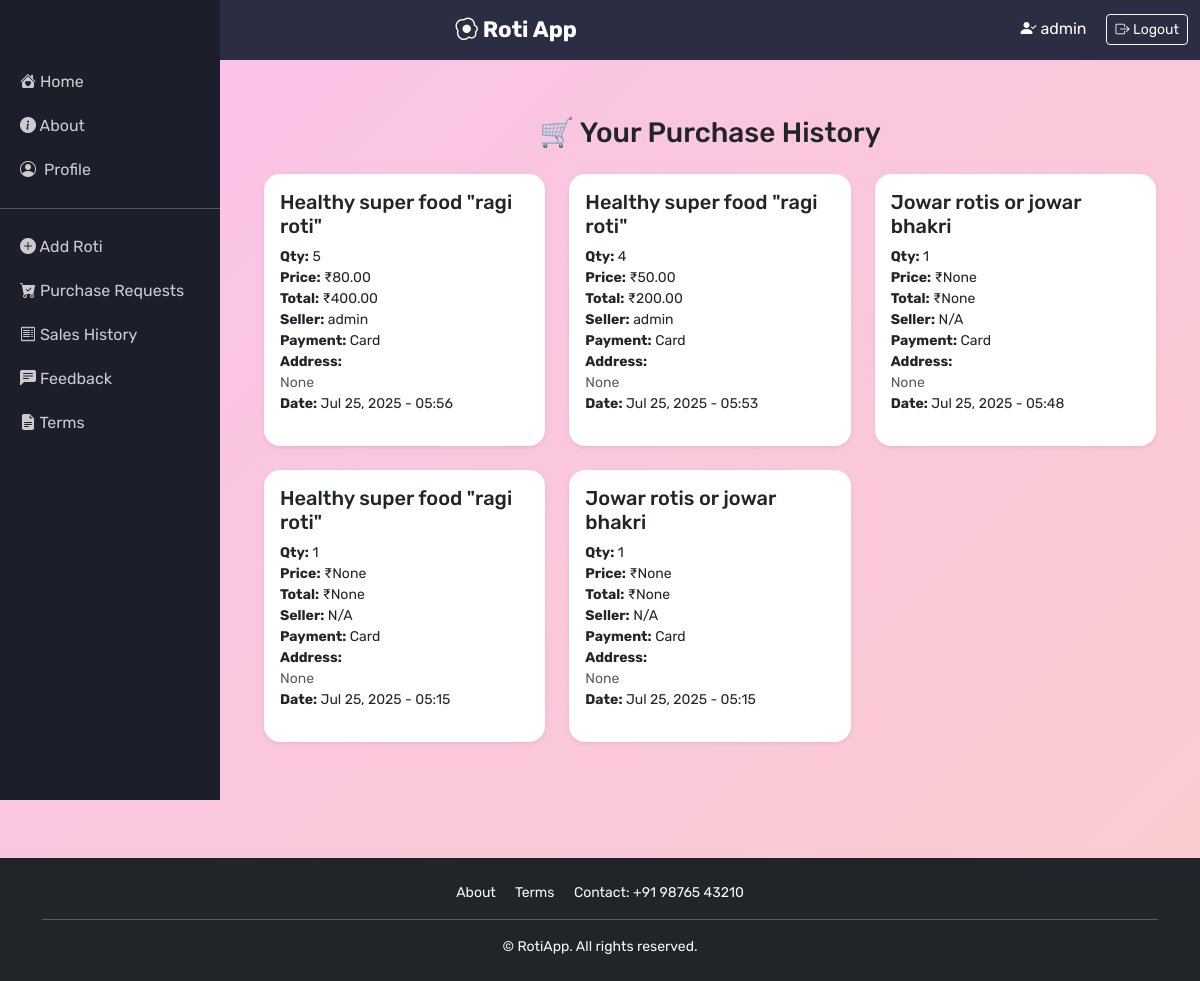
/purchases/ (signed in), run on an earlier commit of the app's database.
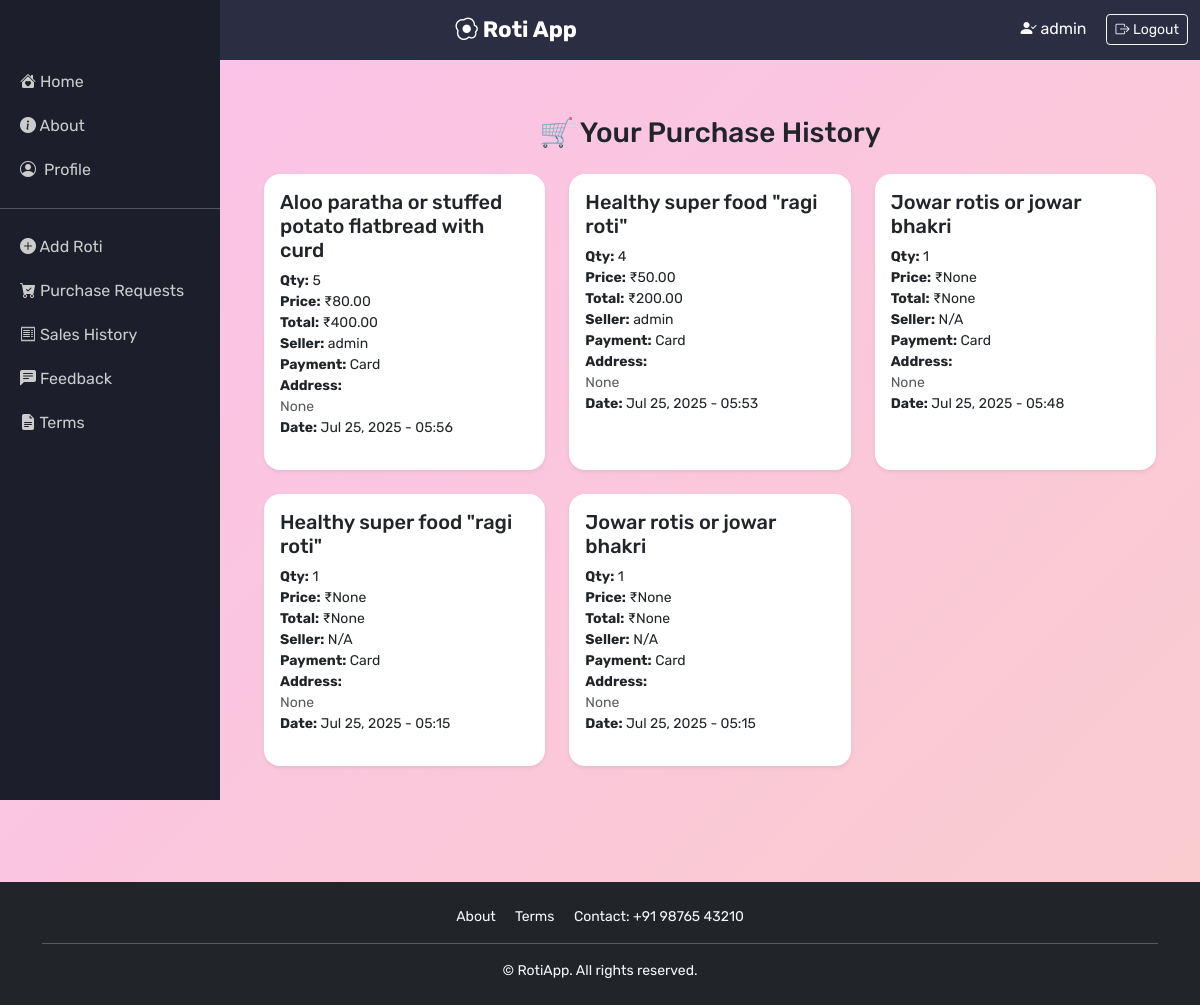
And on a later commit of the database.
### myapp/models.py (models this page shows, shortened)
class BoughtProduct(models.Model):
    buyer = models.ForeignKey(User, on_delete=models.CASCADE, related_name='bought_products')
    seller = models.ForeignKey(User, on_delete=models.CASCADE, related_name='sold_products', null=True, blank=True)
    product = models.ForeignKey(Product, on_delete=models.CASCADE)
    quantity = models.PositiveIntegerField(default=1)
    price_per_item = models.DecimalField(max_digits=10, decimal_places=2, null=True, blank=True)
    total_price = models.DecimalField(max_digits=12, decimal_places=2, null=True, blank=True)
    is_returned = models.BooleanField(default=False)
    return_request = models.ForeignKey('ReturnProduct', on_delete=models.SET_NULL, null=True, blank=True)
    payment_method = models.CharField(max_length=10, choices=[
        ('UPI', 'UPI'),
        ('Card', 'Card'),
    ], default='Card')
    shipping_address = models.TextField(null=True, blank=True)
    purchased_at = models.DateTimeField(auto_now_add=True)

class Product(models.Model):
    user = models.ForeignKey(User, on_delete=models.CASCADE)  # Seller
    title = models.CharField(max_length=200)
    image = models.ImageField(upload_to='products/')
    description = models.TextField()
    cost = models.DecimalField(max_digits=10, decimal_places=2)
    created_at = models.DateTimeField(auto_now_add=True)
    category = models.ForeignKey(Category, on_delete=models.SET_NULL, null=True)
    is_sold = models.BooleanField(default=False)

### myapp/views.py (the view)
# urls.py: path('purchases/', purchase_history, name='purchase_history'),
@login_required
def purchase_history(request):
    purchases = BoughtProduct.objects.filter(buyer=request.user).order_by('-purchased_at')
    return render(request, 'purchase/purchase_history.html', {'purchases': purchases})

### templates/purchase/purchase_history.html (shortened to what this page needs)
{% extends 'base.html' %}
{% block content %}
<div class="container my-5">
    <h3 class="text-center mb-4">🛒 Your Purchase History</h3>
    {% if purchases %}
        <div class="row g-4">
            {% for item in purchases %}
            <div class="col-md-6 col-lg-4">
                <div class="card shadow-sm border-0 h-100 rounded-4">
                    <div class="card-body">
                        <h5 class="card-title">{{ item.product.title }}</h5>
                        <ul class="list-unstyled small">
                            <li><strong>Qty:</strong> {{ item.quantity }}</li>
                            <li><strong>Price:</strong> ₹{{ item.price_per_item }}</li>
                            <li><strong>Total:</strong> ₹{{ item.total_price }}</li>
                            <li><strong>Seller:</strong>
                                {% if item.seller %}
                                    {{ item.seller.username }}
                                {% else %}
                                    N/A
                                {% endif %}
                            </li>
                            <li><strong>Payment:</strong> {{ item.payment_method }}</li>
                            <li><strong>Address:</strong><br>
                                <span class="text-muted">{{ item.shipping_address|linebreaksbr }}</span>
                            </li>
                            <li><strong>Date:</strong> {{ item.purchased_at|date:"M d, Y - H:i" }}</li>
                        </ul>
                    </div>
                </div>
            </div>
            {% endfor %}
        </div>
    {% else %}
        <div class="alert alert-info text-center">No purchases found.</div>
    {% endif %}
</div>
{% endblock %}

What changed in the data, as far as the page shows it:
changed BoughtProduct: product "Healthy super food \"ragi roti\"" → "Aloo paratha or stuffed potato flatbread with curd"
